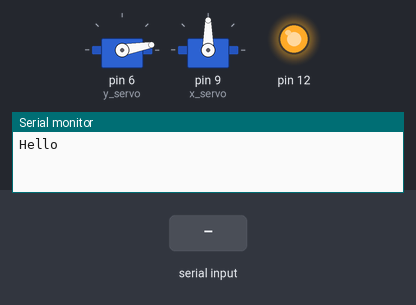
Simulated run of this sketch. Board: Arduino Uno, built with avr-gcc and run on an emulated ATmega328P. Shown: 2 × servo, output pins drawn as LEDs (lit = HIGH), the last lines printed to the serial monitor. Inputs (shaded band) come from the test bench.

Above: at 1.2 s.
1.3 s: "w" received over Serial
At 2.0 s:
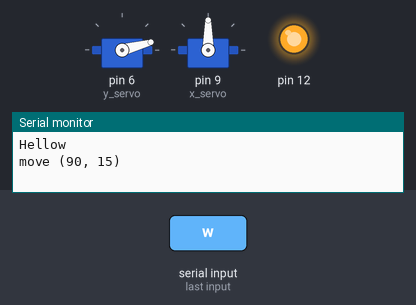
2.8 s: "w" received over Serial
At 3.1 s:
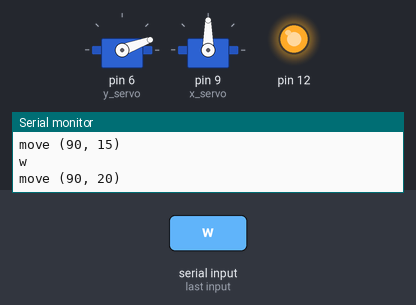
4.3 s: "a" received over Serial
At 5.5 s:
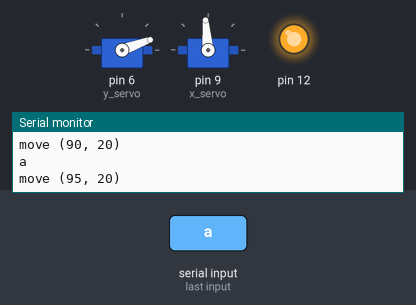
5.8 s: "a" received over Serial
At 6.6 s:
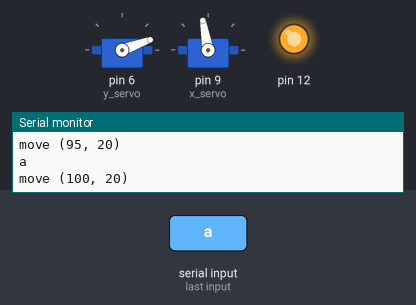
7.3 s: "s" received over Serial
At 7.7 s:
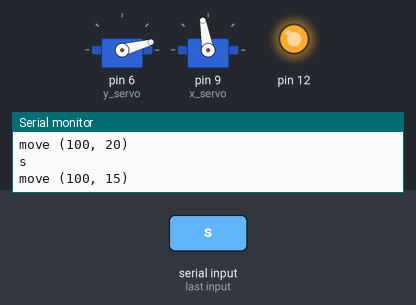
Timing chart, 0 to 9.8 s (numbered marks = the images above; inputs shaded):
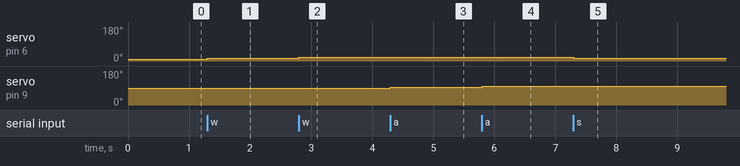

The sketch:

servodebug.ino
```cpp
#include <Servo.h>

Servo x_servo;
Servo y_servo;

void setup() {
  y_servo.attach(6);  // attaches the y servo on pin 6 to the servo object
  x_servo.attach(9);  // attaches the x servo on pin 9 to the servo object
  //TURN EVERYTHING OFF
  pinMode (12, OUTPUT);
  digitalWrite (12, LOW);
  digitalWrite (12, HIGH);
  x_servo.write(90); y_servo.write(10);

  Serial.begin(9600);
  Serial.print("Hello");
}

char incomingChar = 0;
void loop() {
  int x = x_servo.read();
  int y = y_servo.read();
  int d = 5;

  while (Serial.available() > 0) {
    incomingChar = (char)Serial.read();
    Serial.println(incomingChar);
    if (incomingChar == 'w') {
      move(x, y + d);
    }
    else if (incomingChar == 's') {
      move(x, y - d);
    }
    else if (incomingChar == 'a') {
      move(x + d, y);
    }
    else if (incomingChar == 'd') {
      move(x - d, y);
    }
  }
}

void move(int x, int y) {
  if (x < 0)
    x = 0;
  else if (x > 180)
    x = 180;
  if (y < 0)
    y = 0;
  else if (y > 180)
    y = 180;

  Serial.print("move (");
  Serial.print(x);
  Serial.print(", ");
  Serial.print(y);
  Serial.print(")");
  Serial.println();

  y_servo.attach(6);  // attaches the y servo on pin 6 to the servo object
  x_servo.attach(9);  // attaches the x servo on pin 9 to the servo object
  x_servo.write(x); y_servo.write(y);
  delay(100);
  y_servo.detach();
  x_servo.detach();
}
```

Measured:
- after the input at 1.3 s, servo on pin 6 (y_servo): 10° → 15° at once
- after the input at 2.8 s, servo on pin 6 (y_servo): 15° → 20° at once
- after the input at 4.3 s, servo on pin 9 (x_servo): 90° → 95° at once
- after the input at 5.8 s, servo on pin 9 (x_servo): 95° → 100° at once
- after the input at 7.3 s, servo on pin 6 (y_servo): 20° → 15° at once
